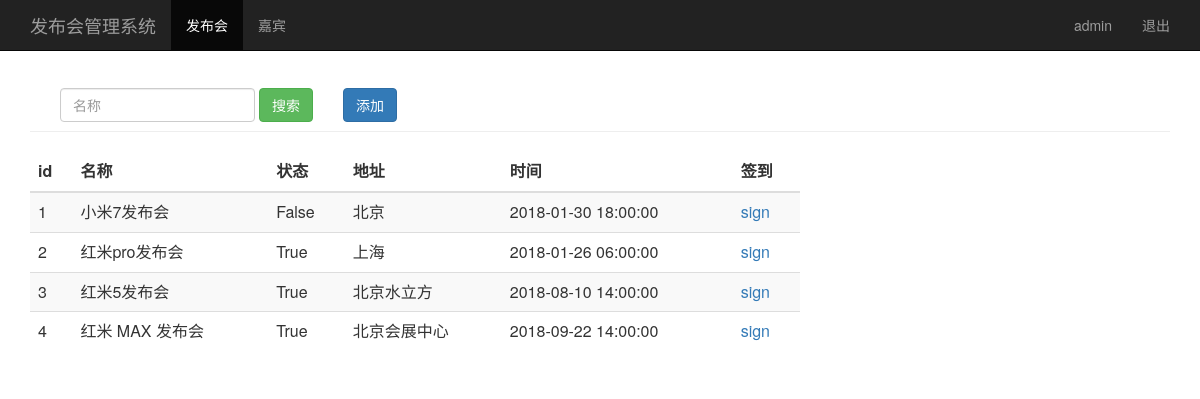
The page /event_manage/ (signed in) on the database its author committed.
### sign/models.py (models this page shows, shortened)
class Event(models.Model):
    name = models.CharField(max_length=100)  # 发布会标题
    limit = models.IntegerField()  # 参加人数
    status = models.BooleanField()  # 状态
    address = models.CharField(max_length=200)  # 地址
    start_time = models.DateTimeField('events time')  # 发布会时间
    create_time = models.DateTimeField(auto_now=True)  # 创建时间（自动获取当前时间）

### sign/views.py (the view)
# urls.py: path('event_manage/', views.event_manage),
@login_required
def event_manage(request):
    username = request.session.get('user', '')  # 读取浏览器 session
    event_list = Event.objects.all()
    return render(request,"event_manage.html",{"user":username,
    "events":event_list})

### sign/templates/event_manage.html (shortened to what this page needs)
<html lang="zh-CN">
<head>
  {% load bootstrap3 %}
  {% bootstrap_css %}
</head>
<body role="document">
<nav class="navbar navbar-inverse navbar-fixed-top">
      <div class="container">
        <div class="navbar-header">
          <a class="navbar-brand" href="/event_manage/">发布会管理系统</a>
        </div>
        <div id="navbar" class="collapse navbar-collapse">
          <ul class="nav navbar-nav">
            <li class="active"><a href="#">发布会</a></li>
            <li><a href="/guest_manage/">嘉宾</a></li>
          </ul>
          <ul class="nav navbar-nav navbar-right">
           <li><a href="#">{{user}}</a></li>
           <li><a href="/logout/">退出</a></li>
         </ul>
        </div>
      </div>
    </nav>
    <div class="container theme-showcase" role="main">
      <div class="page-header" style="margin-top: 80px;">
        <div id="navbar" class="navbar-collapse collapse" style="float:left;">
          <form class="navbar-form" method="get" action="/search_name/">
            <div class="form-group">
              <input name="name" type="text" placeholder="名称" class="form-control">
            </div>
            <button type="submit" class="btn btn-success">搜索</button>
          </form>
        </div>
        <div "float:right;">
          <button type="submit" class="btn btn-primary" style="margin-top: 8px;">添加</button>
        </div>
      </div>
      <div class="row" >
        <div class="col-md-6" style="width: 800px;">
          <table class="table table-striped">
            <thead>
              <tr>
                <th>id</th>
                <th>名称</th>
                <th>状态</th>
                <th>地址</th>
                <th>时间</th>
                <th>签到</th>
              </tr>
            </thead>
            <tbody>
              {% for event in events %}
                <tr>
                  <td>{{ event.id }}</td>
                  <td>{{ event.name }}</td>
                  <td>{{ event.status }}</td>
                  <td>{{ event.address }}</td>
                  <td>{{ event.start_time | date:"Y-m-d H:i:s" }}</td>
                  <td><a href="/sign_index/{{ event.id }}/"  target="{{ event.id }}_blank">sign</a></td>
                </tr>
             {% endfor %}
            </tbody>
          </table>
        </div>
      </div>
</body>
</html>

### rows shown on the page
Event: id "1", name "小米7发布会", status "False", address "北京", start_time "2018-01-30 18:00:00"
Event: id "2", name "红米pro发布会", status "True", address "上海", start_time "2018-01-26 06:00:00"
Event: id "3", name "红米5发布会", status "True", address "北京水立方", start_time "2018-08-10 14:00:00"
Event: id "4", name "红米 MAX 发布会", status "True", address "北京会展中心", start_time "2018-09-22 14:00:00"

### other values the page prints
{{ user }} "admin"
